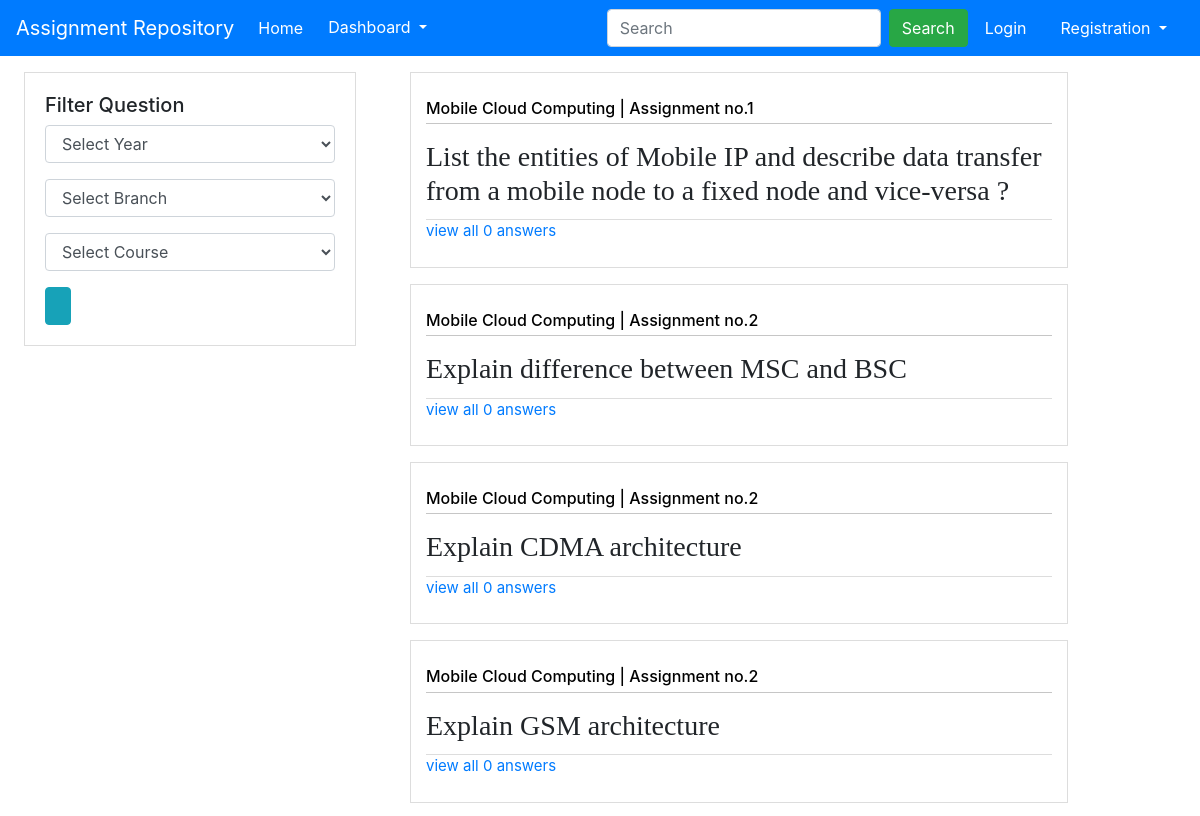
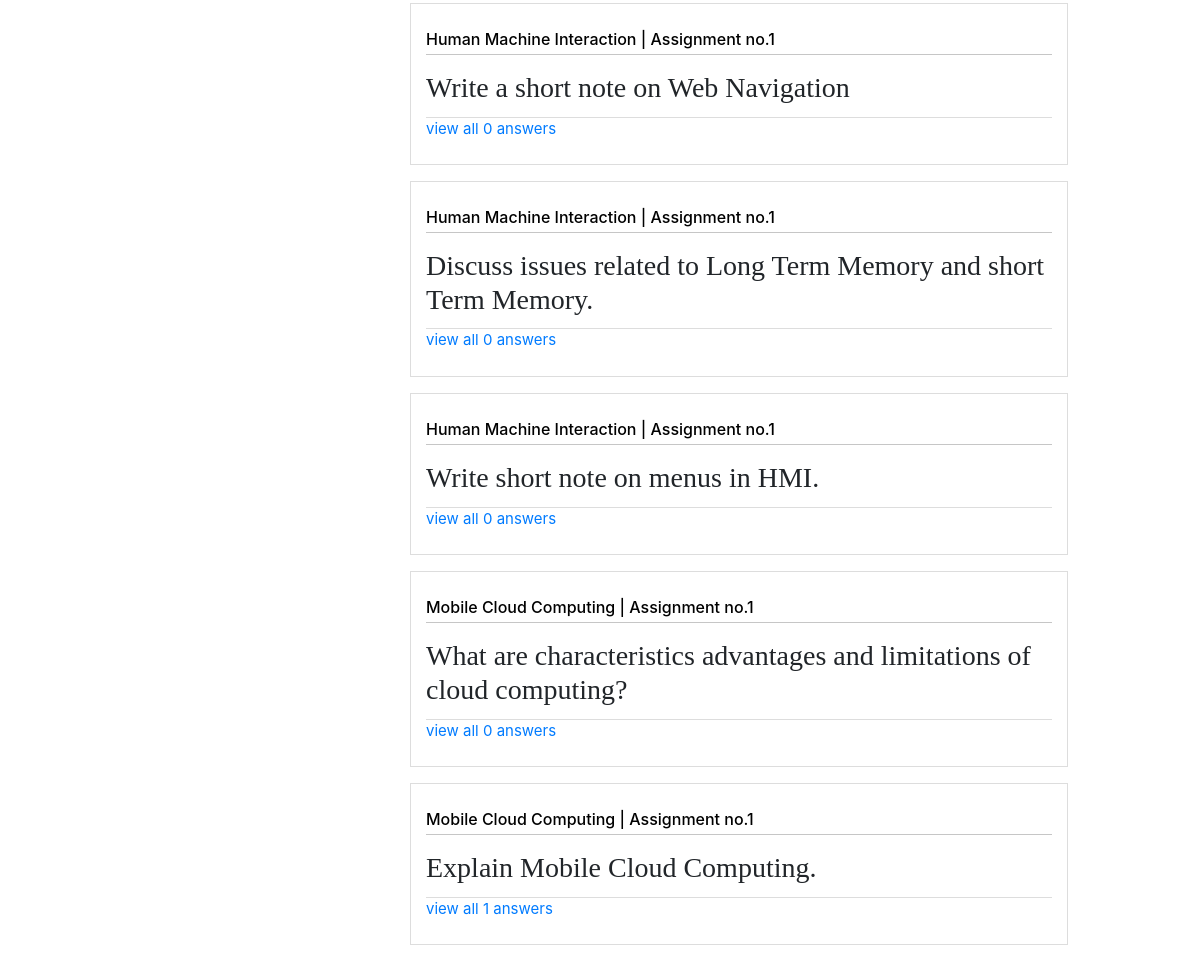
Page /assignment/ on the committed database (2 pictures, top to bottom).
### assignment/models.py (models this page shows, shortened)
class Question(models.Model):
    assignment = models.ForeignKey(Assignment, on_delete=models.SET_NULL,blank=True,null=True)
    username = models.ForeignKey(User,on_delete=models.SET_NULL,blank=True,null=True)
    title = models.CharField(max_length = 200)
    description = models.TextField(blank=True , null = True)
    modelAnswer = models.TextField(blank=True)
    marks = models.IntegerField(null=True)
    date = models.DateTimeField(auto_now_add=True)
    def get_absolute_url(self):
        return reverse('repo-question-detail', args=[str(self.id)])
    def getPublishedAnswerCount(self):
        return self.answer_set.filter(status = 'Published').count()

class Assignment(models.Model):
    number = models.IntegerField()
    course = models.ForeignKey(Course,on_delete = models.SET_NULL,blank=True,null=True)
    publish_date = models.DateField(auto_now_add = True)
    deadline_date = models.DateField()
    faculty = models.ForeignKey(Faculty,on_delete = models.SET_NULL,blank=True,null=True)

class Course(models.Model):
    name = models.CharField(max_length = 50)
    branch = models.ForeignKey(Branch,on_delete = models.SET_NULL,blank=True,null=True)
    faculty = models.ForeignKey(Faculty ,on_delete = models.SET_NULL,blank=True,null=True)
    year = models.ForeignKey(StudyYear ,on_delete = models.SET_NULL,blank=True,null=True)
    semester = models.ForeignKey(Semester ,on_delete = models.SET_NULL,blank=True,null=True )
    def __str__(self):
        return self.name

### assignment/views.py (the view)
# urls.py: path('',views.QuestionListView.as_view(),name='index'),
class QuestionListView(generic.ListView):
    model = Question
    template_name = 'index.html'
    paginate_by = 10
    def get_context_data(self, **kwargs):
        context = super().get_context_data(**kwargs)
        context['branchs'] = Branch.objects.all()
        context['years'] = StudyYear.objects.all()
        context['courses']=Course.objects.all()
        return context
    def get_queryset(self):
        return Question.objects.order_by('-date')

### assignment/models.py (called while the page is built)
    def __str__(self):
        return self.year

    def __str__(self):
        return self.name

### assignment/templates/index.html (shortened to what this page needs)
{% extends "index_base.html" %}
{% block content %}
<div class="row">
<div class="col-md-4">
   <div class="mx-4 my-3 category  ">
      <h5 class="align-top">Filter Question</h5>
      <form div="filterForm" method="GET" action="{%url 'FilterQuestions' %}">
        <div class="form-group">
          <select name="yearfilter" class="form-control" id="filterYear">
            <option value="">Select Year</option>
          </select>
        </div>
        <div class="form-group">
          <select name="branchfilter" class="form-control" id="filterBranch">
            <option value="">Select Branch</option>
          </select>
        </div>
        <div class="form-group">
          <select name="coursefilter" class="form-control" id="courseField">
            <option value="">Select Course</option>
          </select>
        </div>
        <input class="btn btn-info" type="submit" value="">
      </form>
    </div>
</div>
<div class="col-md-8">
  {% if question_list %}
    {% for question in question_list %}
      <div class = "Qbox col-md-10 my-3 " style = "border : solid 1px #ddd">
        <h6 class="my-3 question-details" >{{question.assignment.course}} | Assignment no.{{question.assignment.number}}</h6>
        <h3 style="font-family : serif ;"> {{question.title}}</h3>
        <a href="{{ question.get_absolute_url }}" class=" my-1 viewAnswers" > view all {{question.getPublishedAnswerCount}} answers</a>
      </div>
    {% endfor %}
  {% else %}
    <p>There are no questions.</p>
  {% endif %}
</div>
</div>
{% endblock %}

### assignment/static/css/styles.css (style rules this page uses)
.category { background: #fff; border: solid 1px #ddd; padding: 20px; }

### assignment/templates/index_base.html (style rules this page uses)
.Qbox { padding: 10px 15px 20px 15px; }
.Qbox h6 { color: black; border-bottom: .5px solid #c6c6c6; padding-bottom: 5px; width: 100%; }
.Qbox a { display: inline-block; margin-top: 10px; border-top: solid 1px #ddd; font-size: 15px; width: 100%; }

### rows in the picture
Question: assignment.course "Mobile Cloud Computing", assignment.number "1", title "List the entities of Mobile IP and describe data transfer from a mobile node to a fixed node and vice-versa ?", getPublishedAnswerCount "0"
Question: assignment.course "Mobile Cloud Computing", assignment.number "2", title "Explain difference between MSC and BSC", getPublishedAnswerCount "0"
Question: assignment.course "Mobile Cloud Computing", assignment.number "2", title "Explain CDMA architecture", getPublishedAnswerCount "0"
Question: assignment.course "Mobile Cloud Computing", assignment.number "2", title "Explain GSM architecture", getPublishedAnswerCount "0"
Question: assignment.course "Human Machine Interaction", assignment.number "1", title "Write a short note on Web Navigation", getPublishedAnswerCount "0"
Question: assignment.course "Human Machine Interaction", assignment.number "1", title "Discuss issues related to Long Term Memory and short Term Memory.", getPublishedAnswerCount "0"
Question: assignment.course "Human Machine Interaction", assignment.number "1", title "Write short note on menus in HMI.", getPublishedAnswerCount "0"
Question: assignment.course "Mobile Cloud Computing", assignment.number "1", title "What are characteristics advantages and limitations of cloud computing?", getPublishedAnswerCount "0"
Question: assignment.course "Mobile Cloud Computing", assignment.number "1", title "Explain Mobile Cloud Computing.", getPublishedAnswerCount "1"
